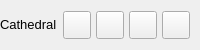
           <widget class="QFrame" name="contentTopBg">
            <property name="minimumSize">
             <size>
              <width>0</width>
              <height>50</height>
             </size>
            </property>
            <property name="maximumSize">
             <size>
              <width>16777215</width>
              <height>50</height>
             </size>
            </property>
            <property name="frameShape">
             <enum>QFrame::Shape::NoFrame</enum>
            </property>
            <property name="frameShadow">
             <enum>QFrame::Shadow::Raised</enum>
            </property>
            <layout class="QHBoxLayout" name="horizontalLayout">
             <property name="spacing">
              <number>0</number>
             </property>
             <property name="leftMargin">
              <number>0</number>
             </property>
             <property name="topMargin">
              <number>0</number>
             </property>
             <property name="rightMargin">
              <number>10</number>
             </property>
             <property name="bottomMargin">
              <number>0</number>
             </property>
             <item>
              <widget class="QFrame" name="leftBox">
               <property name="sizePolicy">
                <sizepolicy hsizetype="Expanding" vsizetype="Preferred">
                 <horstretch>0</horstretch>
                 <verstretch>0</verstretch>
                </sizepolicy>
               </property>
               <property name="frameShape">
                <enum>QFrame::Shape::NoFrame</enum>
               </property>
               <property name="frameShadow">
                <enum>QFrame::Shadow::Raised</enum>
               </property>
               <layout class="QHBoxLayout" name="horizontalLayout_3">
                <property name="spacing">
                 <number>0</number>
                </property>
                <property name="leftMargin">
                 <number>0</number>
                </property>
                <property name="topMargin">
                 <number>0</number>
                </property>
                <property name="rightMargin">
                 <number>0</number>
                </property>
                <property name="bottomMargin">
                 <number>0</number>
                </property>
                <item>
                 <widget class="QLabel" name="titleRightInfo">
                  <property name="sizePolicy">
                   <sizepolicy hsizetype="Preferred" vsizetype="Expanding">
                    <horstretch>0</horstretch>
                    <verstretch>0</verstretch>
                   </sizepolicy>
                  </property>
                  <property name="maximumSize">
                   <size>
                    <width>16777215</width>
                    <height>45</height>
                   </size>
                  </property>
                  <property name="font">
                   <font>
                    <family>Segoe UI</family>
                    <pointsize>10</pointsize>
                    <italic>false</italic>
                    <bold>false</bold>
                   </font>
                  </property>
                  <property name="text">
                   <string>Cathedral</string>
                  </property>
                  <property name="alignment">
                   <set>Qt::AlignmentFlag::AlignLeading|Qt::AlignmentFlag::AlignLeft|Qt::AlignmentFlag::AlignVCenter</set>
                  </property>
                 </widget>
                </item>
               </layout>
              </widget>
             </item>
             <item alignment="Qt::AlignmentFlag::AlignRight">
              <widget class="QFrame" name="rightButtons">
               <property name="minimumSize">
                <size>
                 <width>0</width>
                 <height>28</height>
                </size>
               </property>
               <property name="frameShape">
                <enum>QFrame::Shape::NoFrame</enum>
               </property>
               <property name="frameShadow">
                <enum>QFrame::Shadow::Raised</enum>
               </property>
               <layout class="QHBoxLayout" name="horizontalLayout_2">
                <property name="spacing">
                 <number>5</number>
                </property>
                <property name="leftMargin">
                 <number>0</number>
                </property>
                <property name="topMargin">
                 <number>0</number>
                </property>
                <property name="rightMargin">
                 <number>0</number>
                </property>
                <property name="bottomMargin">
                 <number>0</number>
                </property>
                <item>
                 <widget class="QPushButton" name="settingsTopBtn">
                  <property name="minimumSize">
                   <size>
                    <width>28</width>
                    <height>28</height>
                   </size>
                  </property>
                  <property name="maximumSize">
                   <size>
                    <width>28</width>
                    <height>28</height>
                   </size>
                  </property>
                  <property name="cursor">
                   <cursorShape>PointingHandCursor</cursorShape>
                  </property>
                  <property name="toolTip">
                   <string>Settings</string>
                  </property>
                  <property name="text">
                   <string/>
                  </property>
                  <property name="icon">
                   <iconset resource="resources.qrc">
                    <normaloff>:/icons/images/icons/icon_settings.png</normaloff>:/icons/images/icons/icon_settings.png</iconset>
                  </property>
                  <property name="iconSize">
                   <size>
                    <width>20</width>
                    <height>20</height>
                   </size>
                  </property>
                 </widget>
                </item>
                <item>
                 <widget class="QPushButton" name="minimizeAppBtn">
                  <property name="minimumSize">
                   <size>
                    <width>28</width>
                    <height>28</height>
                   </size>
                  </property>
                  <property name="maximumSize">
                   <size>
                    <width>28</width>
                    <height>28</height>
                   </size>
                  </property>
                  <property name="cursor">
                   <cursorShape>PointingHandCursor</cursorShape>
                  </property>
                  <property name="toolTip">
                   <string>Minimize</string>
                  </property>
                  <property name="text">
                   <string/>
                  </property>
                  <property name="icon">
                   <iconset resource="resources.qrc">
                    <normaloff>:/icons/images/icons/icon_minimize.png</normaloff>:/icons/images/icons/icon_minimize.png</iconset>
                  </property>
                  <property name="iconSize">
                   <size>
                    <width>20</width>
                    <height>20</height>
                   </size>
                  </property>
                 </widget>
                </item>
                <item>
                 <widget class="QPushButton" name="maximizeRestoreAppBtn">
                  <property name="minimumSize">
                   <size>
                    <width>28</width>
                    <height>28</height>
                   </size>
                  </property>
                  <property name="maximumSize">
                   <size>
                    <width>28</width>
                    <height>28</height>
                   </size>
                  </property>
                  <property name="font">
                   <font>
                    <family>Segoe UI</family>
                    <pointsize>10</pointsize>
                    <italic>false</italic>
                    <bold>false</bold>
                    <stylestrategy>PreferDefault</stylestrategy>
                   </font>
                  </property>
                  <property name="cursor">
                   <cursorShape>PointingHandCursor</cursorShape>
                  </property>
                  <property name="toolTip">
                   <string>Maximize</string>
                  </property>
                  <property name="text">
                   <string/>
                  </property>
                  <property name="icon">
                   <iconset resource="resources.qrc">
                    <normaloff>:/icons/images/icons/icon_maximize.png</normaloff>:/icons/images/icons/icon_maximize.png</iconset>
                  </property>
                  <property name="iconSize">
                   <size>
                    <width>20</width>
                    <height>20</height>
                   </size>
                  </property>
                 </widget>
                </item>
                <item>
                 <widget class="QPushButton" name="closeAppBtn">
                  <property name="minimumSize">
                   <size>
                    <width>28</width>
                    <height>28</height>
                   </size>
                  </property>
                  <property name="maximumSize">
                   <size>
                    <width>28</width>
                    <height>28</height>
                   </size>
                  </property>
                  <property name="cursor">
                   <cursorShape>PointingHandCursor</cursorShape>
                  </property>
                  <property name="toolTip">
                   <string>Close</string>
                  </property>
                  <property name="text">
                   <string/>
                  </property>
                  <property name="icon">
                   <iconset resource="resources.qrc">
                    <normaloff>:/icons/images/icons/icon_close.png</normaloff>:/icons/images/icons/icon_close.png</iconset>
                  </property>
                  <property name="iconSize">
                   <size>
                    <width>20</width>
                    <height>20</height>
                   </size>
                  </property>
                 </widget>
                </item>
               </layout>
              </widget>
             </item>
            </layout>
           </widget>
